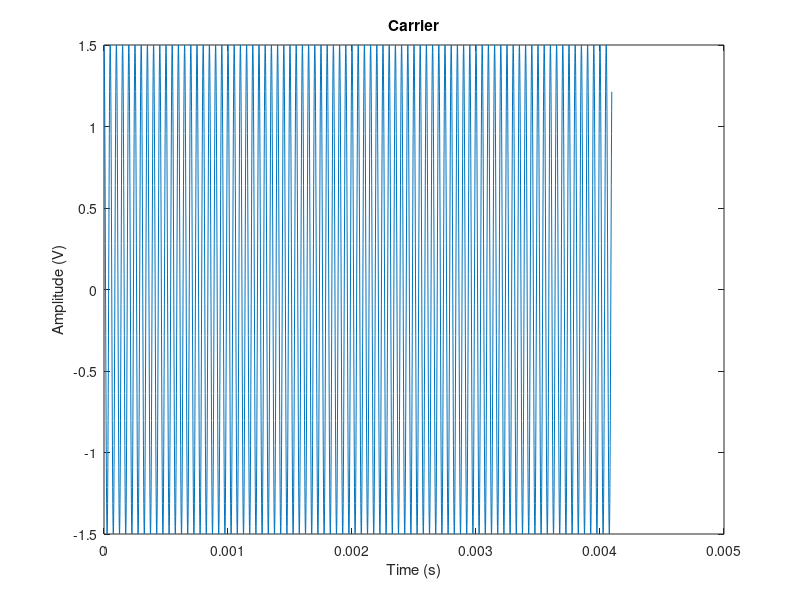
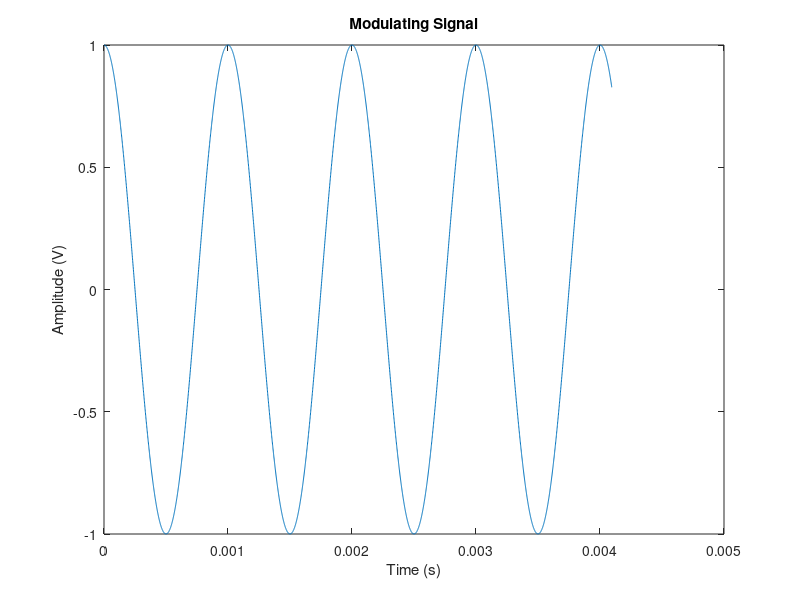
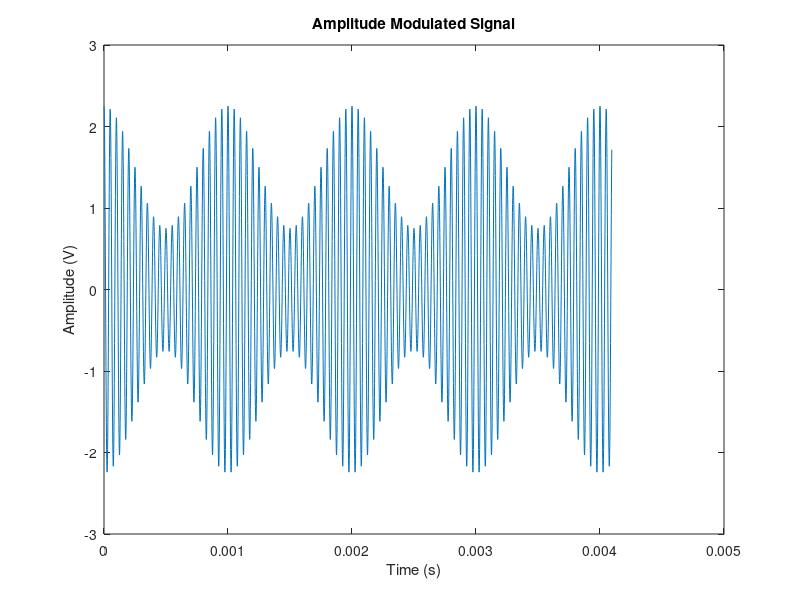
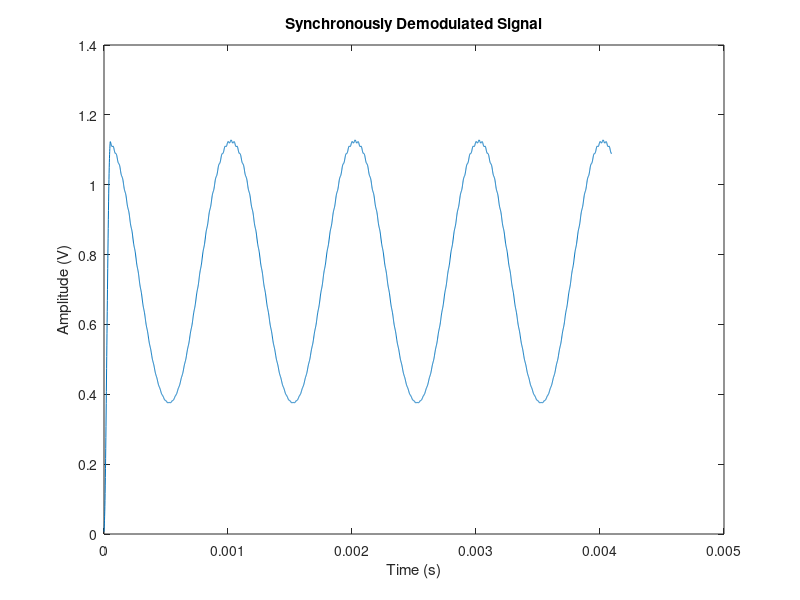

Recreate these plots in MATLAB, in order.
% COMMUNICATION LABORATORY - I
% SIMULATION EXPERIMENT 1: Amplitude Modulation and Demodulation
% AUTHORS: Prachi Shahi - 14EC239, Samhita Varambally - 14EC244

close all;

%   MODULATION

L = 2^12;           % Length of the signals
Fs = 10^6;          % Sampling frequency; much higher than Nyquist frequency
t = (0:L-1)/Fs;

fc = 20e3;          % Carrier frequency
Ac = 1.5;           % Carrier - 3Vp-p
c = Ac*cos(2*pi*fc*t);
figure;
plot(t,c);
title('Carrier'); xlabel('Time (s)'); ylabel('Amplitude (V)');

fm = 1e3;          % Message frequency
Am = 1;            % Message - 2Vp-p
m = Am*cos(2*pi*fm*t);
figure;
plot(t,m);
title('Modulating Signal'); xlabel('Time (s)'); ylabel('Amplitude (V)');

mod_index = 0.5;        % Adjust this value for undermodulation, overmodulation or perfect modulation
am = (1+mod_index*m).*c;
figure;
plot(t,am);
title('Amplitude Modulated Signal'); xlabel('Time (s)'); ylabel('Amplitude (V)');


%   SYNCHRONOUS DEMODULATION

% The recieved AM signal is multiplied with the carrier and then passed
% through a low pass filter with cutoff frequency greater than the maximum
% frequency in the message and less than the carrier frequency to get the 
% message signal.

c_r = cos(2*pi*fc*t);       % cos(wct) at the receiver
x = c_r.*am;
% Low pass filter with cutoff frequency 1.5kHz
n = 50;
Wn = 1.5e3/(Fs/2);
b = fir1(n,Wn);
output = filter(b,1,x);
figure;
plot(t,output);
title('Synchronously Demodulated Signal'); xlabel('Time (s)'); ylabel('Amplitude (V)');


%   NON-COHERENT DETECTION

Vc(1) = 0;                              % initial capacitor voltage
for i = 2:length(am)
    if am(i) > Vc(i-1)                   % diode on (charging)
        Vc(i) = am(i);
    else                                % diode off (discharging)
        Vc(i) = Vc(i-1) - 0.0023*Vc(i-1);
    end
end

n = 50;
Wn = 1.5e3/(Fs/2);                      % 1.5kHz cutoff frequency
b = fir1(n,Wn);
output = filter(b,1,Vc);
figure;
plot(t, Vc);
title('Envelope Detector Output'); xlabel('Time (s)'); ylabel('Amplitude (V)');


